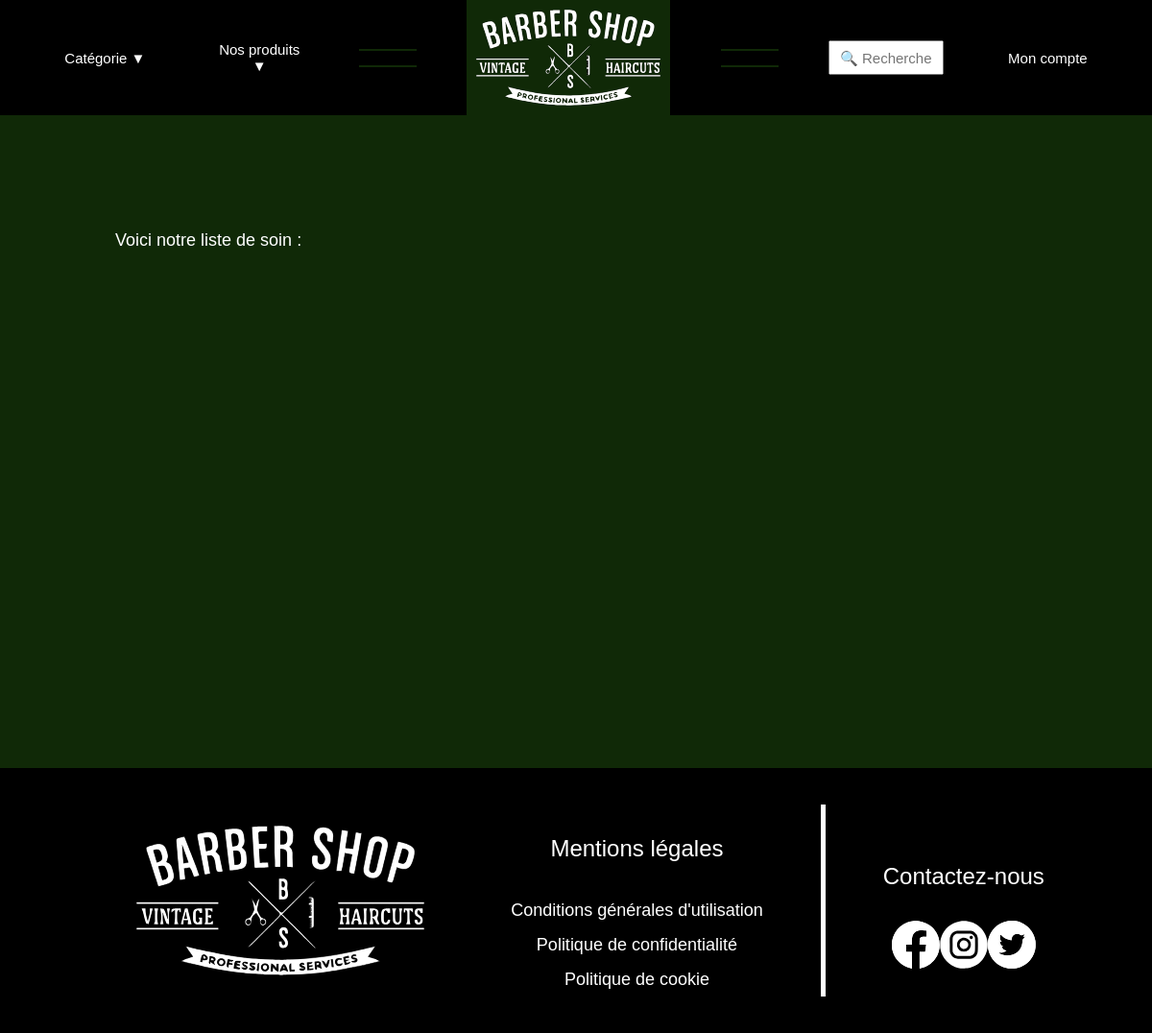
The app's page /recherche.php?categorie=soin, older data.
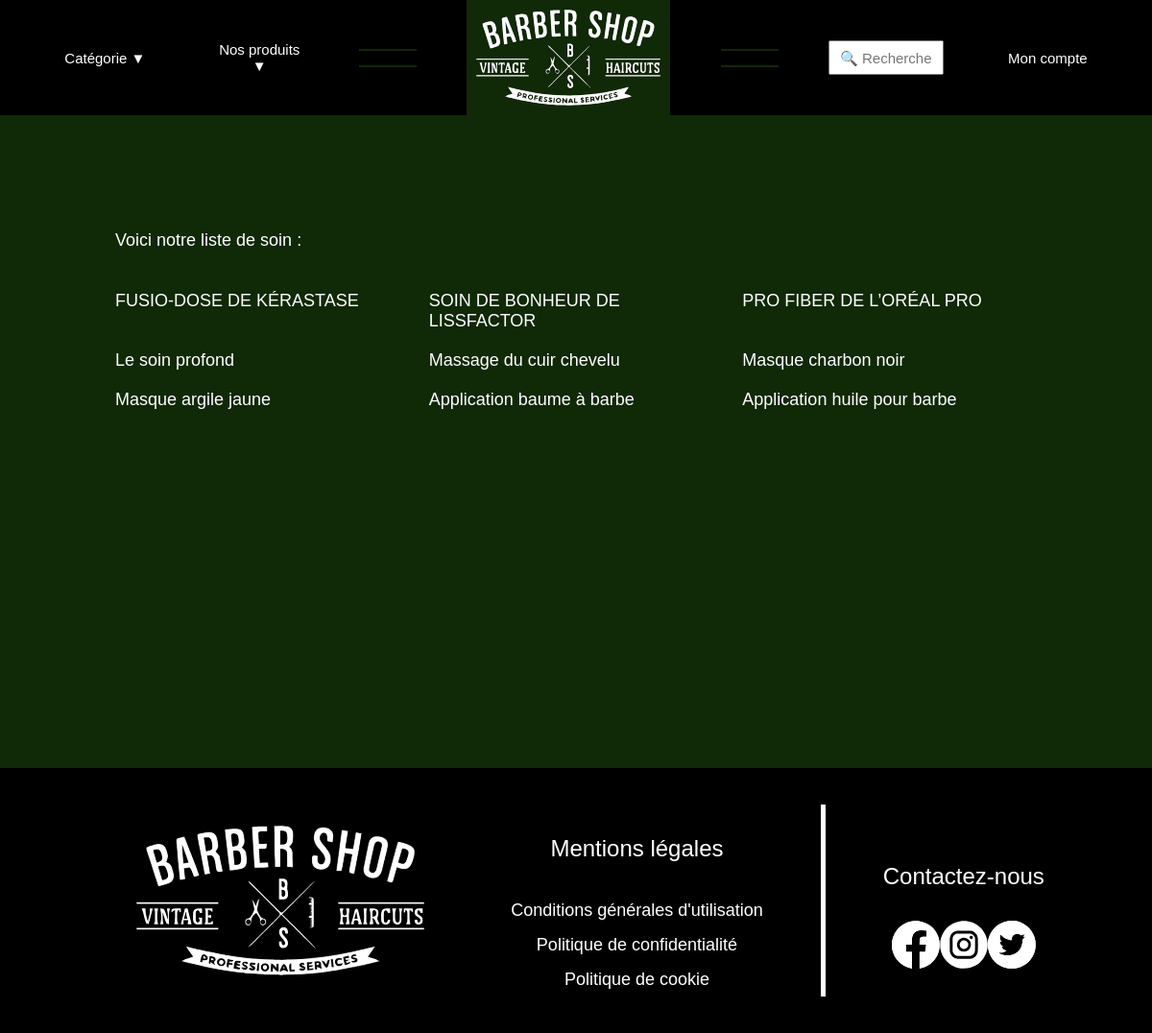
The same page, newer data.
### tables this page shows
CREATE TABLE `articles` (
  `Id_article` int(10) UNSIGNED NOT NULL,
  `Nom` varchar(40) NOT NULL,
  `Description` text NOT NULL,
  `Photo` varchar(40) NOT NULL,
  `Id_categorie` int(11) NOT NULL,
  `Id` int(11) NOT NULL DEFAULT '0'
);

### recherche.php (the view, shortened to what this page needs)
<!DOCTYPE html>
<html lang="fr">
<head>
    <link rel="stylesheet" href="css/recherche.css" />
    <link rel="stylesheet" href="css/font.css"/>
</head>
<body>
    <?php include_once ('header.php');?>
    <main>
        <?php
        if (isset($_GET['recherche']))
        {
            echo '<p>Voici le résultat de votre recherche :</p><br><br>';
            try{
                $con=new PDO("mysql:host=localhost;dbname=barber;charset=utf8", "root", "root");
                $con->setAttribute(PDO::ATTR_ERRMODE, PDO::ERRMODE_EXCEPTION);
                echo '<div style=\'display:grid;grid-template-columns:repeat(3,1fr);gap :20px;\'>';
                $sql = $con->prepare('  SELECT Nom from articles
                                        WHERE Nom LIKE \'%'.$_GET['recherche'].'%\' OR Description LIKE \'%'.$_GET['recherche'].'%\' OR Photo LIKE \'%'.$_GET['recherche'].'%\'');
                $sql->execute();
                $articles = $sql->fetchAll(PDO::FETCH_ASSOC);
                foreach($articles as $article){
                    echo '<a onclick=\'recupererArticle(this);\' href=\'#!\'>'.$article['Nom'].'</a>';
                }
                echo '</div>';
            }
            catch(PDOException $e){
                echo "Erreur : ".$e->getMessage();
            }
        }else if(isset($_GET['categorie'])){
            echo '<p>Voici notre liste de '.$_GET['categorie'].' :</p><br><br>';
            try{
                $con=new PDO("mysql:host=localhost;dbname=barber;charset=utf8", "root", "root");
                $con->setAttribute(PDO::ATTR_ERRMODE, PDO::ERRMODE_EXCEPTION);
                echo '<div style=\'display:grid;grid-template-columns:repeat(3,1fr);gap :20px;\'>';
                $sql = $con->prepare('  SELECT a.Nom from articles as a, categories as c
                                        WHERE a.Id_categorie = c.Id_categorie AND c.Nom = \''.$_GET['categorie'].'\'');
                $sql->execute();
                $articles = $sql->fetchAll(PDO::FETCH_ASSOC);
                foreach($articles as $article){
                    echo '<a onclick=\'recupererArticle(this);\' href=\'#!\'>'.$article['Nom'].'</a>';
                }
                echo '</div>';
            }
            catch(PDOException $e){
                echo "Erreur : ".$e->getMessage();
            }
        }
        ?>
    </main>
    <?php include_once ('footer.php');?>
</body>
</html>

### header.php (shortened to what this page needs)
<!DOCTYPE html>
<html lang="fr">
<head>
    <link rel="stylesheet" href="css/header.css" />
    <link rel="stylesheet" href="./css/font.css"/>
</head>
<body>
<header>
        <nav>
            <ul id="menu">
                <li id="categorie" class="bouton_menu">
                    <p>Catégorie</p>
                </li>
                <li id='deroulant_principal' class="deroulant">
                    <p>
                        Nos&nbsp;produits
                    </p>
                </li>
                <li>
                    <div class="trait-vert">
                    </div>
                    <div class="trait-vert">
                    </div>
                </li>
                <a href="index.php" id='index_retour'>
                    <li id="logoblanc">
                        <img src="img/logo.svg" alt="logo">
                    </li>
                </a>
                <li>
                    <div class="trait-vert">
                    </div>
                    <div class="trait-vert">
                    </div>
                </li>
                <li id = "recherche">
                    <input id="recherche" type="text" placeholder="🔍 Recherche">
                </li>
                <li>
                    <a id='monCompte' href="pageconnexion.html" class="bouton_menu">
                        Mon&nbsp;compte
                    </a>
                </li>
            </ul>
        </nav>
    </header>
</body>
</html>

### footer.php
<!DOCTYPE html>
<html lang="fr">
<head>
    <link rel="stylesheet" href="css/footer.css" />
    <link rel="stylesheet" href="./css/font.css"/>
</head>
<body>
    <footer>
        <img class='logo' src="img/logo.svg" alt="logo">
        <div class="flex_col">
            <p class="titre">
                Mentions légales
            </p>
            <a>
                Conditions générales d'utilisation
            </a>
            <a>
                Politique de confidentialité
            </a>
            <a>
                Politique de cookie
            </a>
        </div>
        <div id="trait_horizontal"></div>
        <div class="flex_col">
            <p class="titre">
                Contactez-nous
            </p>
            <div class="reseaux_sociaux">
                <img class='petit_logo' src="img/facebook blanc.svg" alt="logo facebook">
                <img class='petit_logo' src="img/instagram blanc.svg" alt="logo instagram">
                <img class='petit_logo' src="img/twitter blanc.svg" alt="logo twitter">
            </div>
        </div>
    </footer>
</body>
</html>

### css/recherche.css (style rules this page uses)
main { background-color: #102907; padding : 10%; font-size: 0.3rem; color : white; min-height: 85vh; }
main a { color:white; text-decoration: none; }

### css/header.css (style rules this page uses)
header { background-color:rgb(0, 0, 0); top:0; font-size: 0.25rem; position:sticky; height: 15vh; z-index : 15; width : 100%; }
nav { width: 100%; text-align: center; height: 100%; }
#index_retour { height:100%; }
#logoblanc { display: flex; background:#102907; padding:10px; height: 100%; }
.trait-vert { background:#102907; height:2px; width:60px; margin:15px; }
#menu { display: flex; justify-content: space-evenly; height: 100%; align-items: center; background:black; color:white; }
.bouton_menu { padding : 30px; box-sizing: border-box; }
header li { list-style: none; }
#monCompte, #sous_menu_categorie a { text-decoration: none; color: rgb(255, 255, 255); border-radius: 1px 0 1px 0; }
#deroulant_principal > p:after, #categorie > p:after { content: " ▼"; }
#categorie { position : relative; }
.deroulant > p { padding: 2%; }
#recherche input { height: 0.6rem; width:10vw; text-align: center; font-size: 0.3rem; }
#recherche input::placeholder { font-size : 0.25rem; }
#recherche { position : relative; }

### css/footer.css (style rules this page uses)
footer { display :flex; justify-content: center; align-items: center; position : relative; background-color: black; color : white; font-size: clamp(12px, 0.3rem, 24px); }
footer > * { margin : 30px; line-height: clamp(1em,1rem, 2em); }
footer .logo { width: clamp(300px, 30%, 500px); padding : 30px; }
footer .flex_col { display: flex; flex-direction: column; align-items: center; }
footer .titre { font-size: clamp(16px, 0.4rem, 30px); margin: 27.8px 0; }
footer #trait_horizontal { width:5px; height : 200px; background-color: white; }
footer .reseaux_sociaux { display: flex; justify-content: space-between; align-items: center; }
footer .petit_logo { height:50px; width:50px; }

Row changes from the older to the newer data that the page shows:
added articles: Nom "FUSIO-DOSE DE KÉRASTASE"
added articles: Nom "SOIN DE BONHEUR DE LISSFACTOR"
added articles: Nom "PRO FIBER DE L’ORÉAL PRO"
added articles: Nom "Le soin profond"
added articles: Nom "Massage du cuir chevelu"
added articles: Nom "Masque charbon noir"
added articles: Nom "Masque argile jaune"
added articles: Nom "Application baume à barbe"
added articles: Nom "Application huile pour barbe"
